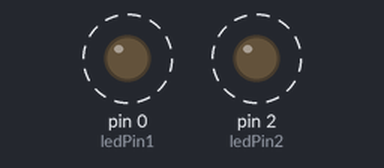
Bench run of a sketch on a simulated Arduino Uno, built with avr-gcc and run on an emulated ATmega328P. Parts: output pins drawn as LEDs (lit = HIGH). Dashed ring = blinking.

Above: at 0.2 s.
Timing chart, 0 to 3.0 s (numbered marks = the images above):
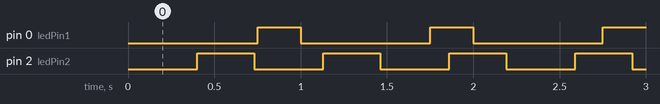

Measured:
- by itself, pin 0 (ledPin1): alternates HIGH for 0.25 s and LOW for 0.75 s
- by itself, pin 2 (ledPin2): alternates HIGH for 0.33 s and LOW for 0.40 s

The sketch:

blink_two_leds.ino
```cpp
#include <Arduino.h>

// These variables store the flash pattern
// and the current state of the LED
int ledPin1 =  0;      // the number of the LED pin
int ledState1 = LOW;             // ledState used to set the LED
unsigned long previousMillis1 = 0;        // will store last time LED was updated
long OnTime1 = 250;           // milliseconds of on-time
long OffTime1 = 750;          // milliseconds of off-time

int ledPin2 =  2;      // the number of the LED pin
int ledState2 = LOW;             // ledState used to set the LED
unsigned long previousMillis2 = 0;        // will store last time LED was updated
long OnTime2 = 330;           // milliseconds of on-time
long OffTime2 = 400;          // milliseconds of off-time

void setup()
{
  // set the digital pin as output:
  pinMode(ledPin1, OUTPUT);
  pinMode(ledPin2, OUTPUT);
}

void loop()
{
  // check to see if it's time to change the state of the LED
  unsigned long currentMillis = millis();

  if((ledState1 == HIGH) && (currentMillis - previousMillis1 >= OnTime1))
  {
    ledState1 = LOW;  // Turn it off
    previousMillis1 = currentMillis;  // Remember the time
    digitalWrite(ledPin1, ledState1);  // Update the actual LED
  }
  else if ((ledState1 == LOW) && (currentMillis - previousMillis1 >= OffTime1))
  {
    ledState1 = HIGH;  // turn it on
    previousMillis1 = currentMillis;   // Remember the time
    digitalWrite(ledPin1, ledState1);    // Update the actual LED
  }

  if((ledState2 == HIGH) && (currentMillis - previousMillis2 >= OnTime2))
  {
    ledState2 = LOW;  // Turn it off
    previousMillis2 = currentMillis;  // Remember the time
    digitalWrite(ledPin2, ledState2);  // Update the actual LED
  }
  else if ((ledState2 == LOW) && (currentMillis - previousMillis2 >= OffTime2))
  {
    ledState2 = HIGH;  // turn it on
    previousMillis2 = currentMillis;   // Remember the time
    digitalWrite(ledPin2, ledState2);   // Update the actual LED
  }
}
```
